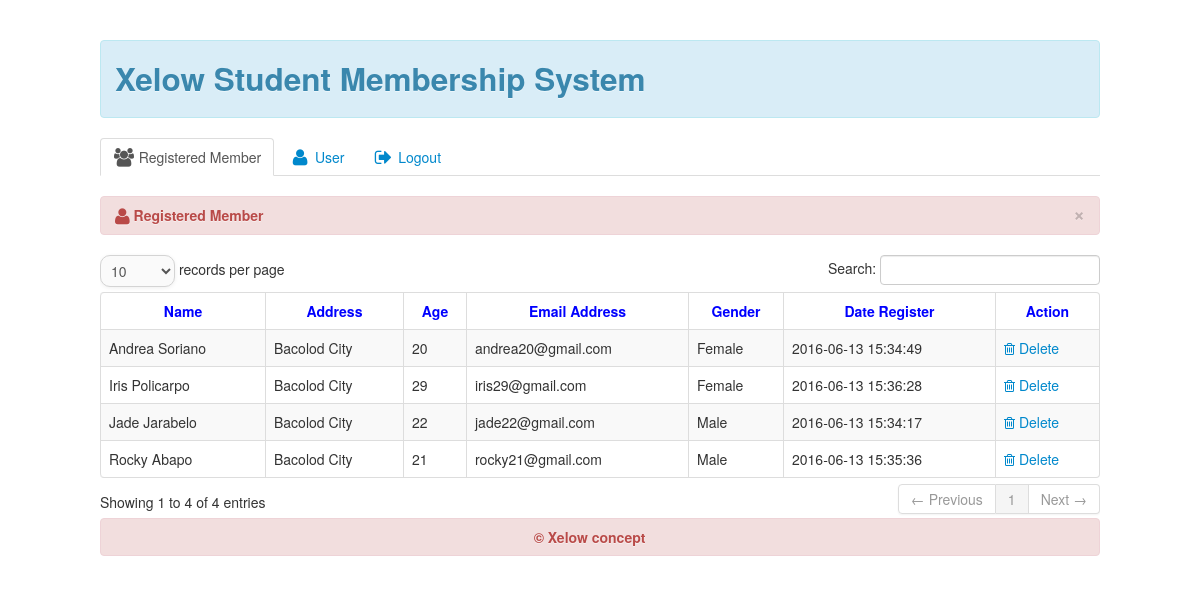
/admin/home.php (signed in), run on the app's committed database.
### tables this page shows
CREATE TABLE `reg_member` (
  `member_id` int(11) NOT NULL,
  `firstname` varchar(100) NOT NULL,
  `lastname` varchar(100) NOT NULL,
  `address` varchar(100) NOT NULL,
  `email` varchar(100) NOT NULL,
  `c_number` varchar(20) NOT NULL,
  `gender` varchar(100) NOT NULL,
  `date` varchar(100) NOT NULL,
  `age` int(2) NOT NULL
);

### admin/tab_member.php (the view, shortened to what this page needs)
<div class="tab-pane fade in active" id="member">
                        <table cellpadding="0" cellspacing="0" border="0" class="table table-striped table-bordered" id="example">
                            <div class="alert alert-danger">
                                <button type="button" class="close" data-dismiss="alert">&times;</button>
                                <strong><i class="icon-user icon-large"></i>&nbsp;Registered Member</strong>
                            </div>
                            <thead>
                                <tr>
                                    <th style="text-align:center; color:blue;">Name</th>
                                    <th style="text-align:center; color:blue;">Address</th>
                                    <th style="text-align:center; color:blue;">Age</th>
                                    <th style="text-align:center; color:blue;">Email Address</th>
                                    <th style="text-align:center; color:blue;">Gender</th>
                                    <th style="text-align:center; color:blue;">Date Register</th>
                                    <th style="text-align:center; color:blue;">Action</th>
                                </tr>
                            </thead>
                            <tbody>
							<?php
							$query=mysql_query("select * from reg_member")or die(mysql_error());
							while($row=mysql_fetch_array($query)){
							$id=$row['member_id'];
							?>
                           		<tr class="del<?php echo $id ?>">
                                       <td><?php echo $row['firstname']." ".$row['lastname']; ?></td>
                                       <td><?php echo $row['address']; ?></td>
                                       <td><?php echo $row['age']; ?></td>
                                       <td><?php echo $row['email']; ?></td>
                                       <td><?php echo $row['gender']; ?></td>
                                       <td><?php echo $row['date']; ?></td>
                                       <td><a  id="<?php echo $id;?>" class="delete_member"><i class="icon-trash"></i>&nbsp;Delete</a></td>
                                </tr>
								<?php } ?>
                            </tbody>
                        </table>
</div>

### admin/header.php (shortened to what this page needs)
<!DOCTYPE html>
<html lang="en">
    <head>
        <link href="css/bootstrap.css" rel="stylesheet" type="text/css" media="screen">
        <link href="css/font-awesome.css" rel="stylesheet" type="text/css" media="screen">
        <link rel="stylesheet" type="text/css" href="css/DT_bootstrap.css">
    </head>

### admin/home.php (shortened to what this page needs)
<?php
include('header.php');
?>
<body>
<br><br>
<div class="container">
 <div class="navbar">
	<div class="alert alert-info" role="alert">
		<h2>Xelow Student Membership System</h2>
	</div>
    </div>
    <div class="row-fluid">
	<div class="span12">
	<ul id="myTab" class="nav nav-tabs">
    <li class="active"><a href="#member" data-toggle="tab"><i class="icon-group icon-large"></i>&nbsp;Registered Member</a></li>
    <li><a href="#user" data-toggle="tab"><i class="icon-user icon-large"></i>&nbsp;User</a></li>
    <li>
   <a  href="#myModal" data-toggle="modal"><i class="icon-signout icon-large"></i>&nbsp;Logout</a>
	</li>
    </ul>
	</div>
    </div>
<div class="tab-content">
<?php
include('tab_member.php');
?>
</div>
	<center>
	<div class="alert alert-danger" role="alert">
	<b>© Xelow concept</b>
	</div>
	</center>
</div>
</body>
</html>

### data on the page
reg_member: firstname "Jade", lastname "Jarabelo", address "Bacolod City", age "22", email "jade22@gmail.com", gender "Male", date "2016-06-13 15:34:17"
reg_member: firstname "Andrea", lastname "Soriano", address "Bacolod City", age "20", email "andrea20@gmail.com", gender "Female", date "2016-06-13 15:34:49"
reg_member: firstname "Rocky", lastname "Abapo", address "Bacolod City", age "21", email "rocky21@gmail.com", gender "Male", date "2016-06-13 15:35:36"
reg_member: firstname "Iris", lastname "Policarpo", address "Bacolod City", age "29", email "iris29@gmail.com", gender "Female", date "2016-06-13 15:36:28"
